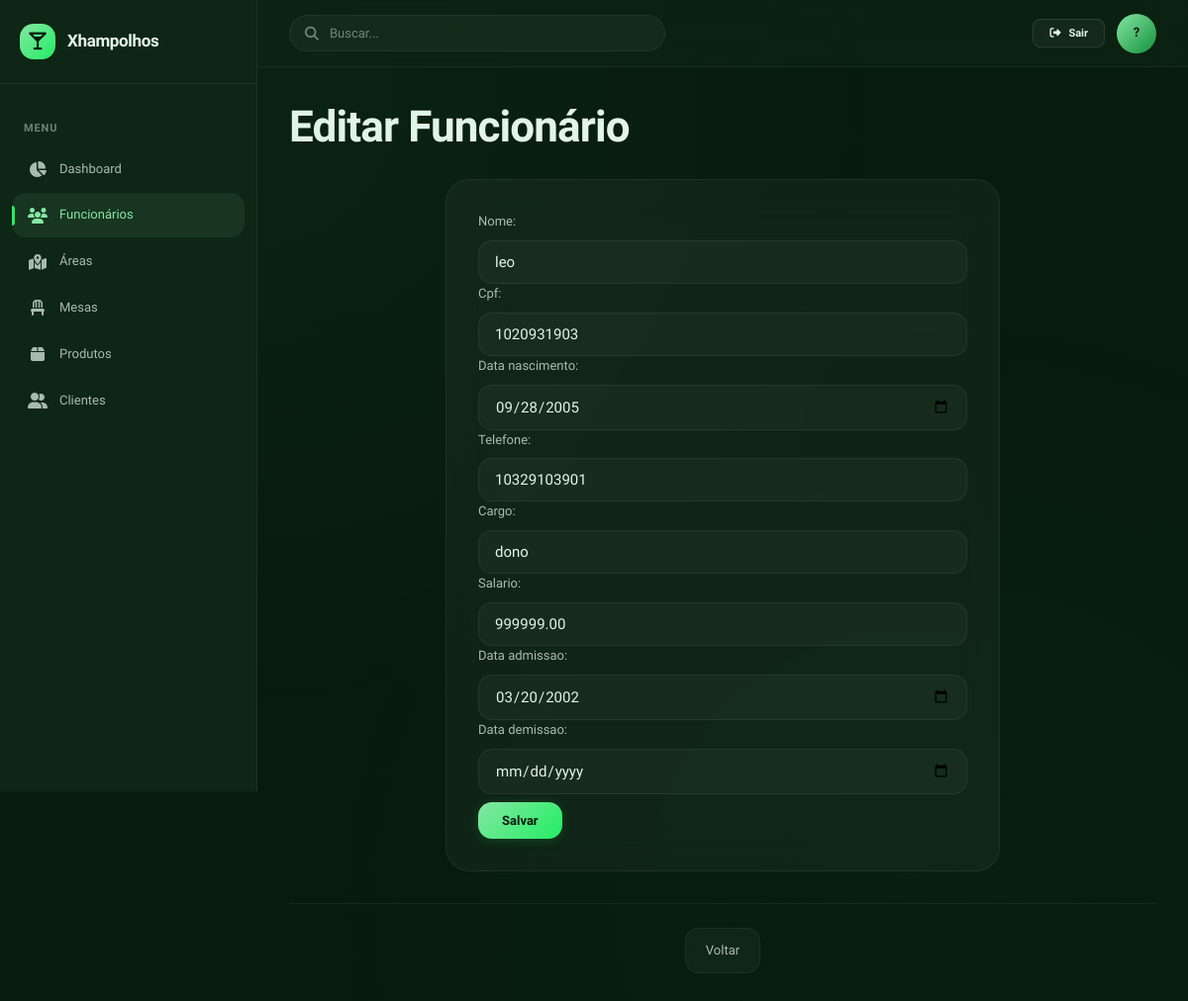
The page /empresas/1/funcionarios/editar/1/ on the database its author committed.
### apps/empresas/models.py (models this page shows, shortened)
class FuncionarioModel(models.Model):
    nome = models.CharField(max_length=255)
    cpf = models.CharField(max_length=11, unique=True)
    empresa = models.ForeignKey(
        EmpresaModel,
        on_delete=models.CASCADE,
        related_name="funcionarios"
    )
    cargo = models.CharField(max_length=255)
    data_nascimento = models.DateField(db_comment="Data de nasicmento do funcionário")
    telefone = models.CharField(max_length=11)
    salario = models.DecimalField(max_digits=10, decimal_places=2)
    contrato_ativo = models.BooleanField(default=True)
    data_admissao = models.DateField(db_comment="Data de admissão do funcionário")
    data_demissao = models.DateField(db_comment="Data de demissão do funcionário", null=True, blank=True)
    data_cadastro = models.DateTimeField(auto_now_add=True)
    usuario = models.OneToOneField(
        User,
        on_delete=models.CASCADE,
        related_name="funcionario"
    )

### apps/empresas/views.py (the view)
# urls.py: path("<int:id>/funcionarios/editar/<int:idFunc>/", views.funcionariosEditar, name="funcionariosEditar"),
def funcionariosEditar(request, id, idFunc):
    empresa = get_object_or_404(EmpresaModel, id=id)
    funcionario = get_object_or_404(FuncionarioModel, id = idFunc, empresa=empresa)
    if(request.method == "POST"):
        formulario = FuncionarioForm(request.POST, instance = funcionario)
        if(formulario.is_valid()):
            formulario.save()
            return redirect("empresas:funcionarios", id=id)
    formulario = FuncionarioForm(instance=funcionario, modo="edicao")
    contexto = {
        "form": formulario,
        "empresa": empresa,
        "id": id
    }
    return render(request, "empresas/funcionario/empresasFuncionariosEditar.html", contexto)

### apps/empresas/forms.py (shortened to what this page needs)
class FuncionarioForm(forms.ModelForm):
    username = forms.CharField(max_length=150)
    password = forms.CharField(widget=forms.PasswordInput)
    class Meta:
        model = FuncionarioModel
        fields = [
            'nome',
            'cpf',
            'data_nascimento',
            'telefone',
            'cargo',
            'salario',
            'data_admissao',
            'data_demissao',
        ]
        widgets = {
                'data_nascimento': forms.DateInput(attrs={'type': 'date'}),
                'data_admissao': forms.DateInput(attrs={'type': 'date'}),
                'data_demissao': forms.DateInput(attrs={'type': 'date'}),
            }
    def __init__(self, *args, modo="cadastro", **kwargs):
        super().__init__(*args, **kwargs)
        if modo == "edicao":
            self.fields.pop("username")
            self.fields.pop("password")

### templates/empresas/funcionario/empresasFuncionariosEditar.html (shortened to what this page needs)
{% extends 'empresas/base.html' %}
{% block inner_content %}
    <h1>Editar Funcionário</h1>
    <form action="" method="post">
        {{form}}
        <button class="btn btn-primary">Salvar</button>
    </form>
    <div class="nav-links">
        <a href="{% url 'empresas:overview' id %}">Voltar</a>
    </div>
{% endblock %}

### static/css/variables.css (style rules this page uses)
:root { --bg-deep: #081C0E; --bg-surface-1: #0E2615; --bg-surface-2: #14311D; --bg-elevated: #1A3D25; --primary: #85E6A4; --primary-light: #A8F0BF; --primary-dark: #14913C; --accent: #22EE63; --accent-glow: rgba(34, 238, 99, 0.12); --text-primary: #E4F5E9; --text-secondary: rgba(228, 245, 233, 0.72); --text-muted: rgba(228, 245, 233, 0.45); --glass-bg: rgba(255, 255, 255, 0.04); --glass-hover: rgba(255, 255, 255, 0.07); --glass-active: rgba(133, 230, 164, 0.08); --glass-border: rgba(255, 255, 255, 0.06); --glass-border-hover: rgba(255, 255, 255, 0.1); --glass-blur: 20px; --border-subtle: rgba(255, 255, 255, 0.06); --border-default: rgba(255, 255, 255, 0.1); --shadow-sm: 0 1px 3px rgba(0, 0, 0, 0.3); --shadow-md: 0 4px 20px rgba(0, 0, 0, 0.4); --shadow-lg: 0 8px 40px rgba(0, 0, 0, 0.5); --shadow-xl: 0 16px 60px rgba(0, 0, 0, 0.6); --shadow-glow: 0 0 24px rgba(34, 238, 99, 0.08); --font-display: 'Lexend', sans-serif; --font-body: 'Lexend', sans-serif; --text-xs: 0.6875rem; --text-sm: 0.8125rem; --text-base: 0.9375rem; --text-lg: 1.0625rem; --text-xl: 1.25rem; --text-2xl: 1.5rem; --text-3xl: 2rem; --text-4xl: 2.75rem; --text-5xl: 3.5rem; --space-1: 4px; --space-2: 8px; --space-3: 12px; --space-4: 16px; --space-5: 20px; --space-6: 24px; --space-8: 32px; --space-10: 40px; --space-12: 48px; --space-16: 64px; --radius-sm: 8px; --radius-md: 14px; --radius-lg: 20px; --radius-xl: 24px; --radius-2xl: 28px; --radius-full: 9999px; --transition-fast: 150ms cubic-bezier(0.16, 1, 0.3, 1); --transition-base: 250ms cubic-bezier(0.16, 1, 0.3, 1); --transition-slow: 400ms cubic-bezier(0.16, 1, 0.3, 1); --sidebar-width: 260px; --topbar-height: 68px; }

### static/css/base.css (style rules this page uses)
*, *::before, *::after { margin: 0; padding: 0; box-sizing: border-box; }
html { font-size: 16px; -webkit-font-smoothing: antialiased; -moz-osx-font-smoothing: grayscale; }
body { font-family: var(--font-body); font-size: var(--text-base); line-height: 1.6; color: var(--text-primary); background: var(--bg-deep); min-height: 100vh; overflow-x: hidden; }
body::before { content: ''; position: fixed; top: 0; left: 0; width: 100%; height: 100%; background: radial-gradient(ellipse at 20% 10%, rgba(133, 230, 164, 0.03) 0%, transparent 50%), radial-gradient(ellipse at 80% 90%, rgba(34, 238, 99, 0.02) 0%, transparent 50%); pointer-events: none; z-index: 0; }
h1, h2, h3, h4, h5, h6 { font-family: var(--font-display); font-weight: 600; line-height: 1.3; color: var(--text-primary); letter-spacing: -0.02em; }
h1 { font-size: var(--text-4xl); margin-bottom: var(--space-2); font-weight: 700; }
a { color: var(--primary); text-decoration: none; transition: color var(--transition-fast); }

### rows shown on the page
FuncionarioModel: nome "leo", cpf "1020931903", data_nascimento "09/28/2005", telefone "10329103901", cargo "dono", salario "999999.00", data_admissao "03/20/2002"
